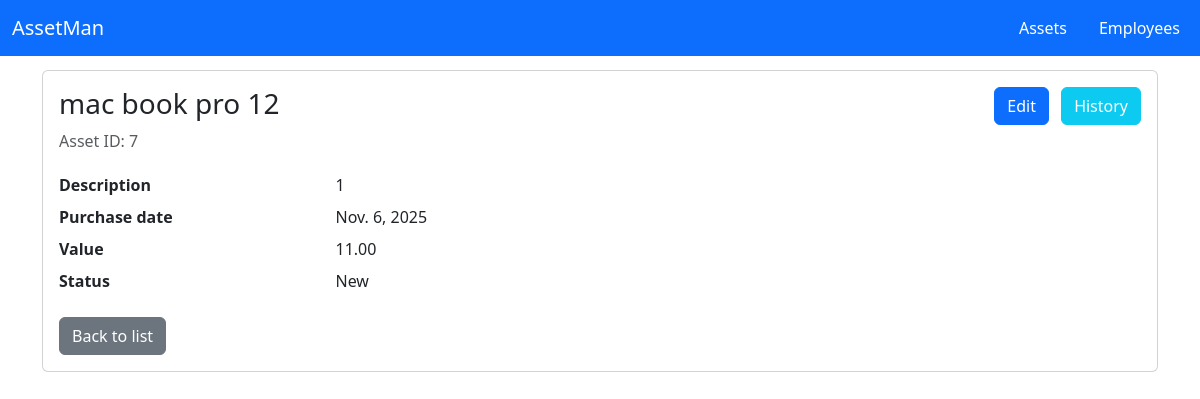
Page /assets/view/7/ on the earlier database version.
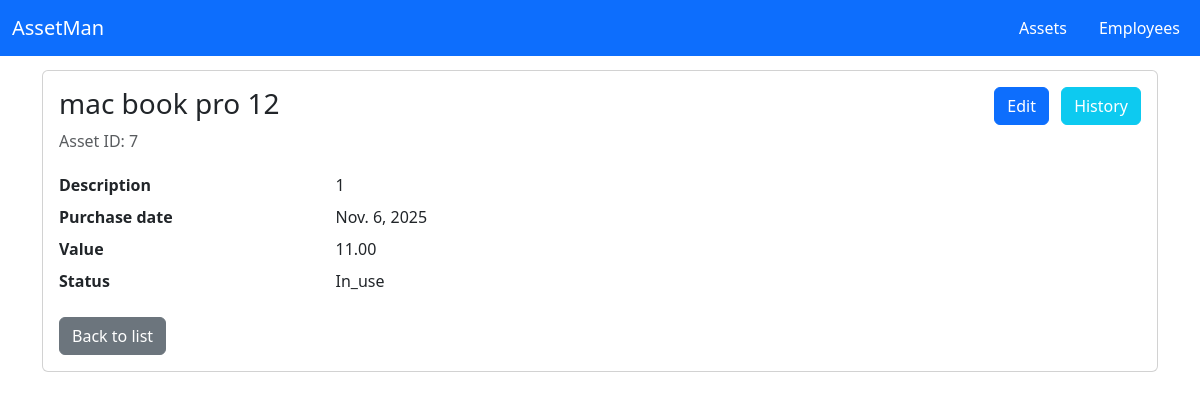
Same page on the later database version.
### Assets/models.py (models this page shows, shortened)
class Asset(models.Model):
    asset_name = models.CharField(max_length=100)
    asset_description = models.TextField(blank=True)
    asset_purchase_date = models.DateField(null=True, blank=True)
    asset_value = models.DecimalField(max_digits=10, decimal_places=2, null=True, blank=True)
    asset_status = models.CharField(max_length=150, default='new')
    asset_id = models.IntegerField(unique=True)
    assigned_to = models.ForeignKey('Employees.Employee', null=True, blank=True, on_delete=models.SET_NULL, related_name='assets')
    created_at = models.DateTimeField(auto_now_add=True)
    updated_at = models.DateTimeField(auto_now=True)
    deleted_at = models.DateTimeField(null=True, blank=True)

### Assets/views.py (the view)
# urls.py: path('view/<int:asset_id>/', views.view_asset, name='view_asset'),
def view_asset(request, asset_id):
    asset = get_object_or_404(Asset, asset_id=asset_id)
    return render(request, 'Assets/view.html', {'asset': asset})

### AssetManagment/templates/Assets/view.html (shortened to what this page needs)
<!doctype html>
<html lang="en">
<head>
</head>
<body>
{% extends 'base.html' %}
{% block content %}
    <div class="card">
        <div class="card-body">
            <div class="d-flex justify-content-between align-items-start">
                <div>
                    <h3>{{ asset.asset_name }}</h3>
                    <p class="text-muted mb-1">Asset ID: {{ asset.asset_id }}</p>
                </div>
                <div class="text-end">
                    <a href="{% url 'edit_asset' asset.asset_id %}" class="btn btn-primary">Edit</a>
                    <a href="{% url 'asset_history' asset.asset_id %}" class="btn btn-info text-white ms-2">History</a>
                </div>
            </div>
            <dl class="row mt-3">
                <dt class="col-sm-3">Description</dt>
                <dd class="col-sm-9">{{ asset.asset_description|default:'(no description)' }}</dd>
                <dt class="col-sm-3">Purchase date</dt>
                <dd class="col-sm-9">{{ asset.asset_purchase_date }}</dd>
                <dt class="col-sm-3">Value</dt>
                <dd class="col-sm-9">{{ asset.asset_value }}</dd>
                <dt class="col-sm-3">Status</dt>
                <dd class="col-sm-9">{{ asset.asset_status|capfirst }}</dd>
            </dl>
            <a class="btn btn-secondary" href="{% url 'list_assets' %}">Back to list</a>
        </div>
    </div>
{% endblock %}

Differences in the rows shown:
changed Asset "mac book pro 12": asset_status "New" → "In_use"
